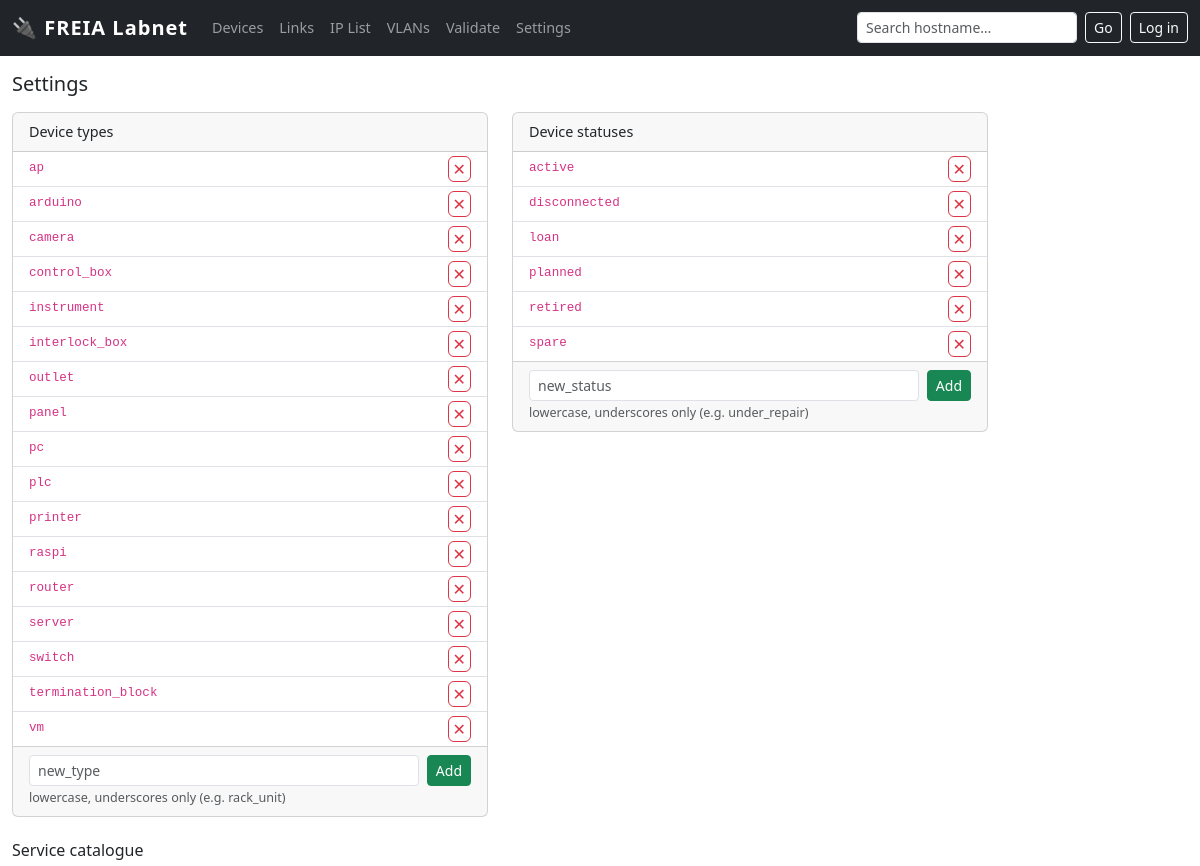
Page /settings (upper part) on the earlier database version.
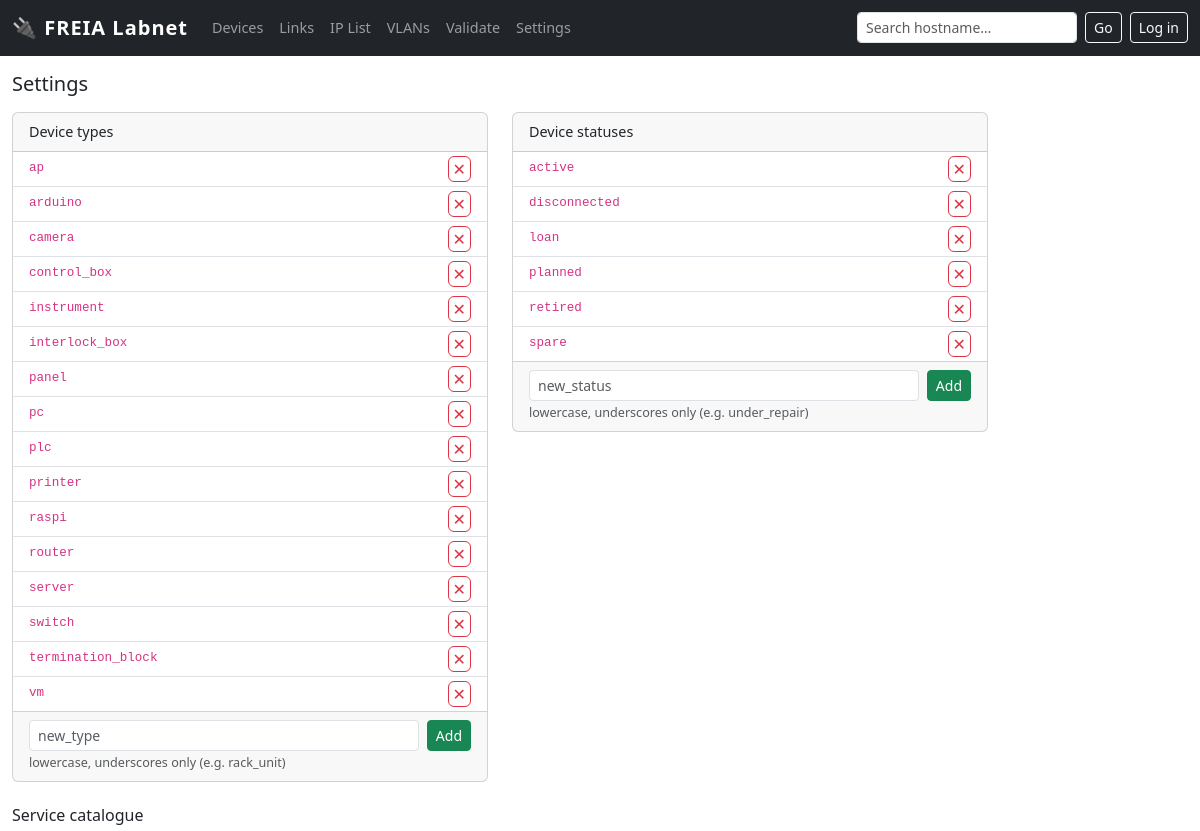
Same page on the later database version.
### tables this page shows
CREATE TABLE enum_value (
        id       INTEGER PRIMARY KEY,
        category TEXT NOT NULL,
        value    TEXT NOT NULL,
        UNIQUE(category, value)
    );

### app.py (the view)
@app.route('/settings')
def settings():
    kinds    = query("SELECT id, value FROM enum_value WHERE category='device_kind'    ORDER BY value")
    statuses = query("SELECT id, value FROM enum_value WHERE category='device_status'  ORDER BY value")
    services = query("SELECT id, name, category FROM service ORDER BY category, name")
    svc_usage = {r['service_id']: r['n'] for r in query(
        "SELECT service_id, COUNT(*) as n FROM device_service GROUP BY service_id")}
    return render_template('settings.html', kinds=kinds, statuses=statuses,
                           services=services, svc_usage=svc_usage)

### app.py (called while the page is built)
@app.before_request
def _require_login_for_writes():
    if not _AUTH_HASH:
        return                            # no password set → open (dev mode)
    if request.endpoint in ('login', 'logout', 'static'):
        return
    if request.method == 'POST' and not current_user.is_authenticated:
        flash('Please log in to make changes.', 'warning')
        return redirect(url_for('login'))

def get_db():
    db = getattr(g, '_database', None)
    if db is None:
        db = g._database = sqlite3.connect(LABNET_PATH)
        db.row_factory = sqlite3.Row
        db.execute('PRAGMA foreign_keys = ON')
    return db

def query(sql, args=(), one=False):
    cur = get_db().execute(sql, args)
    rv = cur.fetchall()
    return (rv[0] if rv else None) if one else rv

### templates/settings.html (shortened to what this page needs)
{% extends "base.html" %}
{% block content %}
<h5 class="mb-3">Settings</h5>
<div class="row g-4">
  <div class="col-md-5">
    <div class="card">
      <div class="card-header">Device types</div>
      <ul class="list-group list-group-flush">
        {% for k in kinds %}
        <li class="list-group-item d-flex justify-content-between align-items-center py-1">
          <code>{{ k['value'] }}</code>
          <form method="post" action="/settings/enum/{{ k['id'] }}/delete"
                onsubmit="return confirm('Remove type ' + '{{ k['value'] }}' + '?')">
            <button class="btn btn-xs btn-outline-danger py-0 px-1">✕</button>
          </form>
        </li>
        {% endfor %}
      </ul>
      <div class="card-footer">
        <form method="post" action="/settings/enum/add" class="d-flex gap-2">
          <input type="text" name="value" class="form-control form-control-sm"
                 placeholder="new_type" required
                 pattern="[a-z0-9_]+" title="lowercase letters, digits and underscores only">
          <button class="btn btn-sm btn-success">Add</button>
        </form>
        <small class="text-muted">lowercase, underscores only (e.g. rack_unit)</small>
      </div>
    </div>
  </div>
  <div class="col-md-5">
    <div class="card">
      <div class="card-header">Device statuses</div>
      <ul class="list-group list-group-flush">
        {% for s in statuses %}
        <li class="list-group-item d-flex justify-content-between align-items-center py-1">
          <code>{{ s['value'] }}</code>
          <form method="post" action="/settings/enum/{{ s['id'] }}/delete"
                onsubmit="return confirm('Remove status ' + '{{ s['value'] }}' + '?')">
            <button class="btn btn-xs btn-outline-danger py-0 px-1">✕</button>
          </form>
        </li>
        {% endfor %}
      </ul>
      <div class="card-footer">
        <form method="post" action="/settings/enum/add" class="d-flex gap-2">
          <input type="text" name="value" class="form-control form-control-sm"
                 placeholder="new_status" required
                 pattern="[a-z0-9_]+" title="lowercase letters, digits and underscores only">
          <button class="btn btn-sm btn-success">Add</button>
        </form>
        <small class="text-muted">lowercase, underscores only (e.g. under_repair)</small>
      </div>
    </div>
  </div>
</div>
<h6 class="mt-4 mb-2">Service catalogue</h6>
<div class="row g-4">
      {% set ns = namespace(prev_cat='') %}
</div>
{% endblock %}

Differences in the rows shown:
removed enum_value: value "outlet", shown under "Settings"
